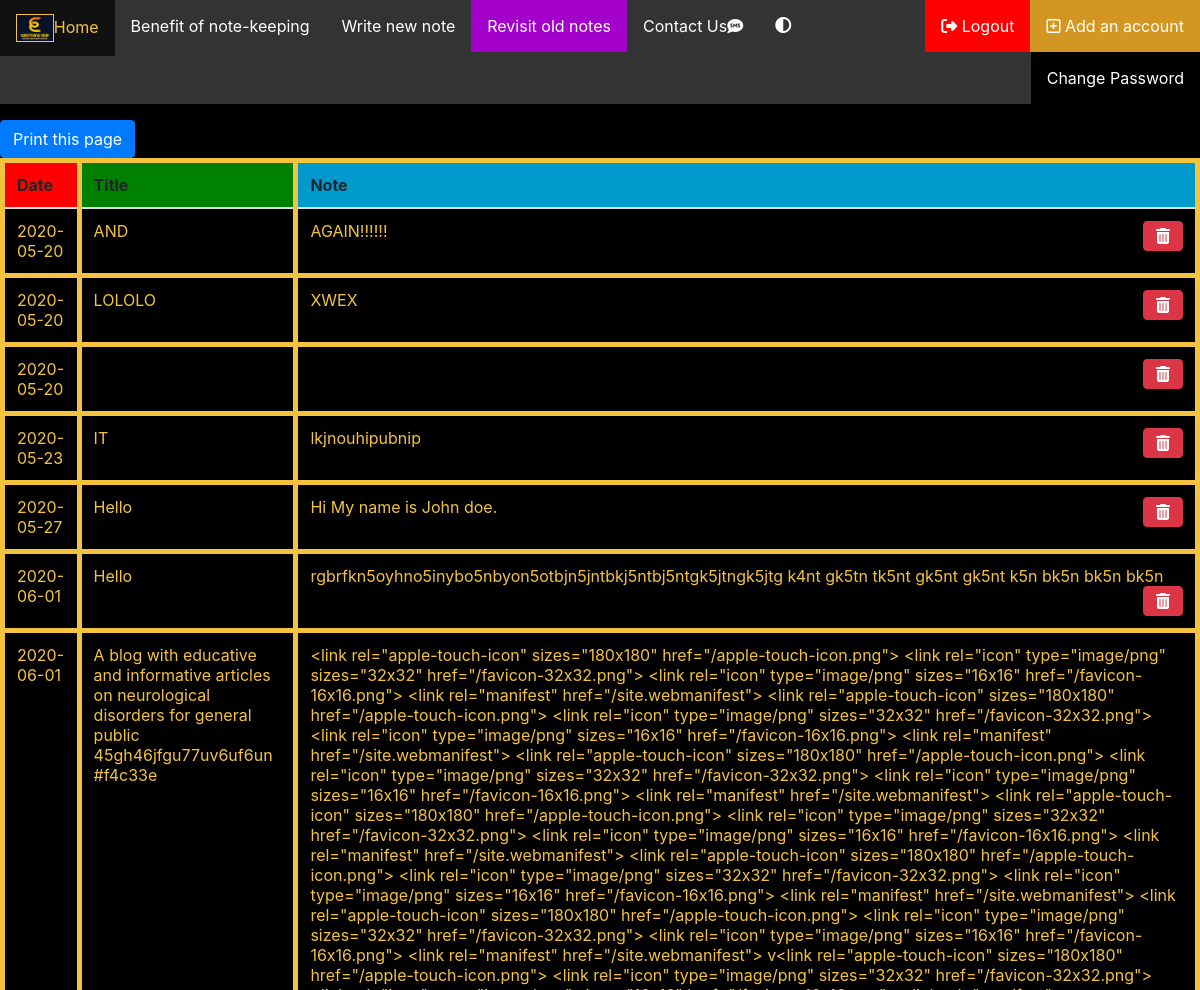
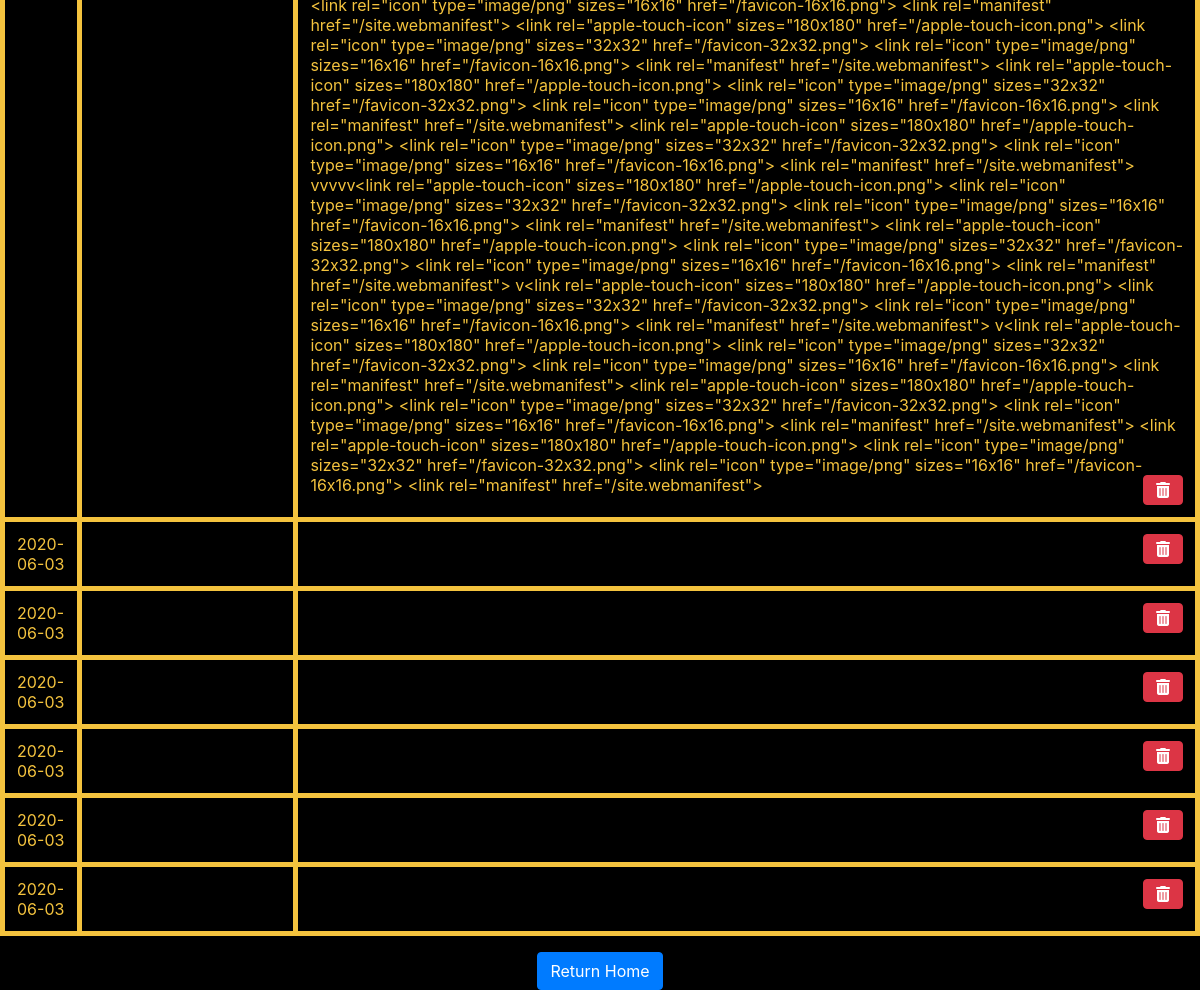
The app's page /history (signed in) with its own data (2 pictures, top to bottom).
### tables this page shows
CREATE TABLE 'entries' ('user_id' integer NOT NULL, 'date' date NOT NULL DEFAULT CURRENT_DATE, 'title' NOT NULL, 'entry' NOT NULL);

### application.py (the view)
@app.route("/history")
@login_required
def history():
    entries = db.execute("SELECT title, date, entry FROM entries WHERE user_id = :user_id", user_id = session["user_id"])
    return render_template("history.html", entries=entries)

### application.py (called while the page is built)
@app.after_request
def after_request(response):
    response.headers["Cache-Control"] = "no-cache, no-store, must-revalidate"
    response.headers["Expires"] = 0
    response.headers["Pragma"] = "no-cache"
    return response

### helper.py (called while the page is built)
def login_required(f):
    @wraps(f)
    def decorated_function(*args, **kwargs):
        if session.get("user_id") is None:
            return redirect("/login")
        return f(*args, **kwargs)
    return decorated_function

### templates/history.html (shortened to what this page needs)
<html>
    <head>
         <link rel="stylesheet" href="/static/home.css">
        <link rel="stylesheet" href="https://stackpath.bootstrapcdn.com/bootstrap/4.4.1/css/bootstrap.min.css">
    </head>
    <body class="hbody">
  <ul>
    <li><a href = "/" ><img src="/static/logo.png" style="height: 0.75cm; width:1cm; border: 1px solid #f4c33e;">Home</a></li>
    <li><a href = "/benefits">Benefit of note-keeping</a></li>
    <li><a href = "/addentry">Write new note</a></li>
    <li><a href = "/history"style="background-color: #a300cc;">Revisit old notes</a></li>
    <li><a href = "/contacts">Contact Us<i class="fas fa-sms"></i></a></li>
    <li><div style="margin-top: 3px; color:white"><a onclick="theme()"><i class="fas fa-adjust"></i></a></div></li>
    <li class="signin" style="background-color: rgb(212, 150, 35);"><a href = "/register"><i class="far fa-plus-square"></i>  Add an account</a></li>
    <li class="signin"><a href = "/logout"><i class="fas fa-sign-out-alt"></i>  Logout</a></li>
    <li class="signin" style="background-color: black"><a href = "/change_password">Change Password</a></li>
  </ul>
         <button type="button" onclick="window.print()" class="btn btn-primary">Print this page</button>
    <table class="table table-striped" id="htable">
        <thead>
            <tr>
                <th style="background-color: red">Date</th>
                <th style="background-color: green" class="htd">Title</th>
                <th style="background-color: #0099cc" class="htd">Note</th>
            </tr>
        </thead>
        <tbody>
            {% for entry in entries %}
            <div id="printableArea">
                <tr id="row1">
                    <td>{{ entry.date }}</td>
                    <td>{{ entry.title }}</td>
                    <td class=entry>{{ entry.entry }}<button style="float:right;" class = "btn btn-danger" onclick="del()"><i class="fa fa-trash"></i></button></td>
                </tr>
                </div>
            {% endfor %}
        </tbody>
        </table>
        <footer>
        <div class="text-center">
            <a href="/"><button class="btn btn-primary">Return Home</button></a>
        </div>
</footer>
    </body>
</html>

### static/home.css (style rules this page uses)
body { background-color: black; color: #f4c33e; }
ul { list-style-type: none; margin: 0; padding: 0; overflow: hidden; background-color: #333; }
li { float: left; }
li a { display: block; color: white; text-align: center; padding: 14px 16px; text-decoration: none; }
.signin { float: right; background-color: red; }
.hbody { background-color: black; color: #f4c33e; }
table, th, td { border: 5px solid #f4c33e; }
tbody { color: #f4c33e; }
.htd { padding: 30px; }
img { height: 14cm; width : 25cm; }

### records on screen
entries: date "2020-05-20", title "AND", entry "AGAIN!!!!!!"
entries: date "2020-05-20", title "LOLOLO", entry "XWEX"
entries: date "2020-05-20"
entries: date "2020-05-23", title "IT", entry "lkjnouhipubnip"
entries: date "2020-05-27", title "Hello", entry "Hi My name is John doe."
entries: date "2020-06-01", title "Hello", entry "rgbrfkn5oyhno5inybo5nbyon5otbjn5jntbkj5ntbj5ntgk5jtngk5jtg k4nt gk5tn tk5nt gk5nt gk5nt k5n bk5n bk5n bk5n"
entries: date "2020-06-01", title "A blog with educative and informative articles on neurological disorders for general public 45gh46jfgu77uv6uf6un #f4c33e", entry "<link rel=\"apple-touch-icon\" sizes=\"180x180\" href=\"/apple-touch-icon.png\"> <link rel=\"icon\" type=\"image/png\" sizes=\"32x32\" href=\"/favicon-32x32.png\"> <link rel=\"icon\" type=\"image/png\" sizes=\"16x16\" href=\"/favicon-16x16.png\"> <link rel=\"manifest\" href=\"/site.webmanifest\"> <link rel=\"apple-touch-icon\" sizes=\"180x180\" href=\"/apple-touch-icon.png\"> <link rel=\"icon\" type=\"image/png\" sizes=\"32x32\" href=\"/favicon-32x32.png\"> <link rel=\"icon\" type=\"image/png\" sizes=\"16x16\" href=\"/favicon-16x16.png\"> <link rel=\"manifest\" href=\"/site.webmanifest\"> <link rel=\"apple-touch-icon\" sizes=\"180x180\" href=\"/apple-touch-icon.png\"> <link rel=\"icon\" type=\"image/png\" sizes=\"32x32\" href=\"/favicon-32x32.png\"> <link…"
entries: date "2020-06-03"
entries: date "2020-06-03"
entries: date "2020-06-03"
entries: date "2020-06-03"
entries: date "2020-06-03"
entries: date "2020-06-03"
